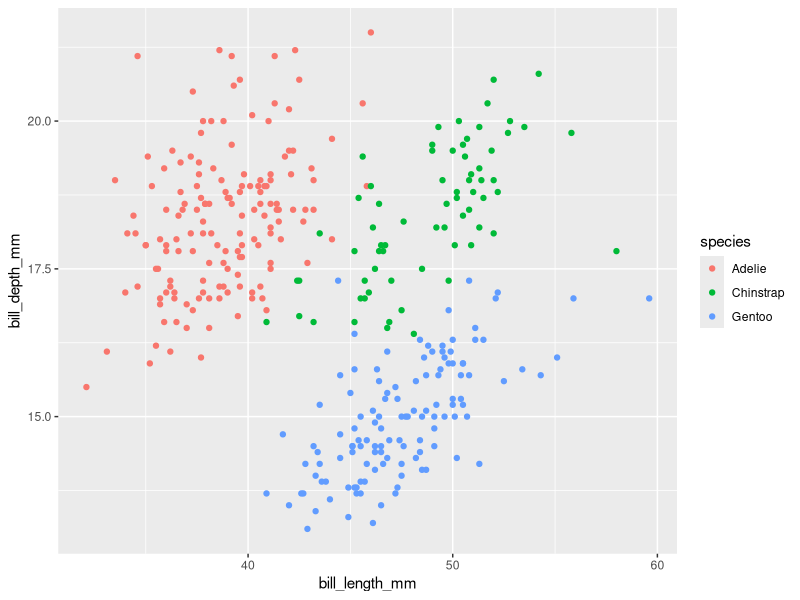
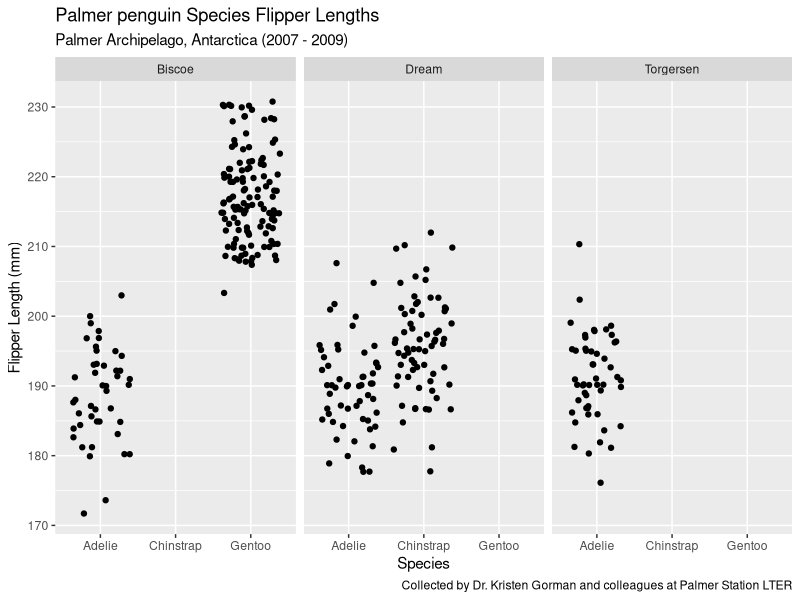

These charts were generated, in order, by the following R code:
## ---- chunk 1
fx <- expression(x^2)
## ---- chunk 2
df_dx <- D(expr = fx, name = "x")
df_dx
## ---- chunk 3
x <- 3
eval(df_dx)
## ---- chunk 4
Pa <- expression(2*(3*a+2)^4 - 5)
dP_da <- D(expr = Pa, name = "a")
dP_da

a <- 1.2
eval(dP_da)

## ---- chunk 5
#install.package("tidyverse")
#install.package("palmerpenguins")
library(tidyverse)
library(palmerpenguins)

ggplot(data = penguins, aes(x = bill_length_mm, y = bill_depth_mm)) +
  geom_point(aes(color = species))
   
## ---- chunk 6

ggplot(data = penguins, aes(x = species, y = flipper_length_mm)) +
  geom_jitter(
    mapping = NULL,
    data = NULL,
    stat = "identity",
    position = "jitter") +
scale_color_manual(values = c("pink", "green4", "cyan4")) +
   labs(x = "Species",
         y = "Flipper Length (mm)",
         title = "Palmer penguin Species Flipper Lengths",
         subtitle = "Palmer Archipelago, Antarctica (2007 - 2009)",
         caption = "Collected by Dr. Kristen Gorman and colleagues at Palmer Station LTER") +
 facet_wrap(~island) +
 theme_grey()
            
